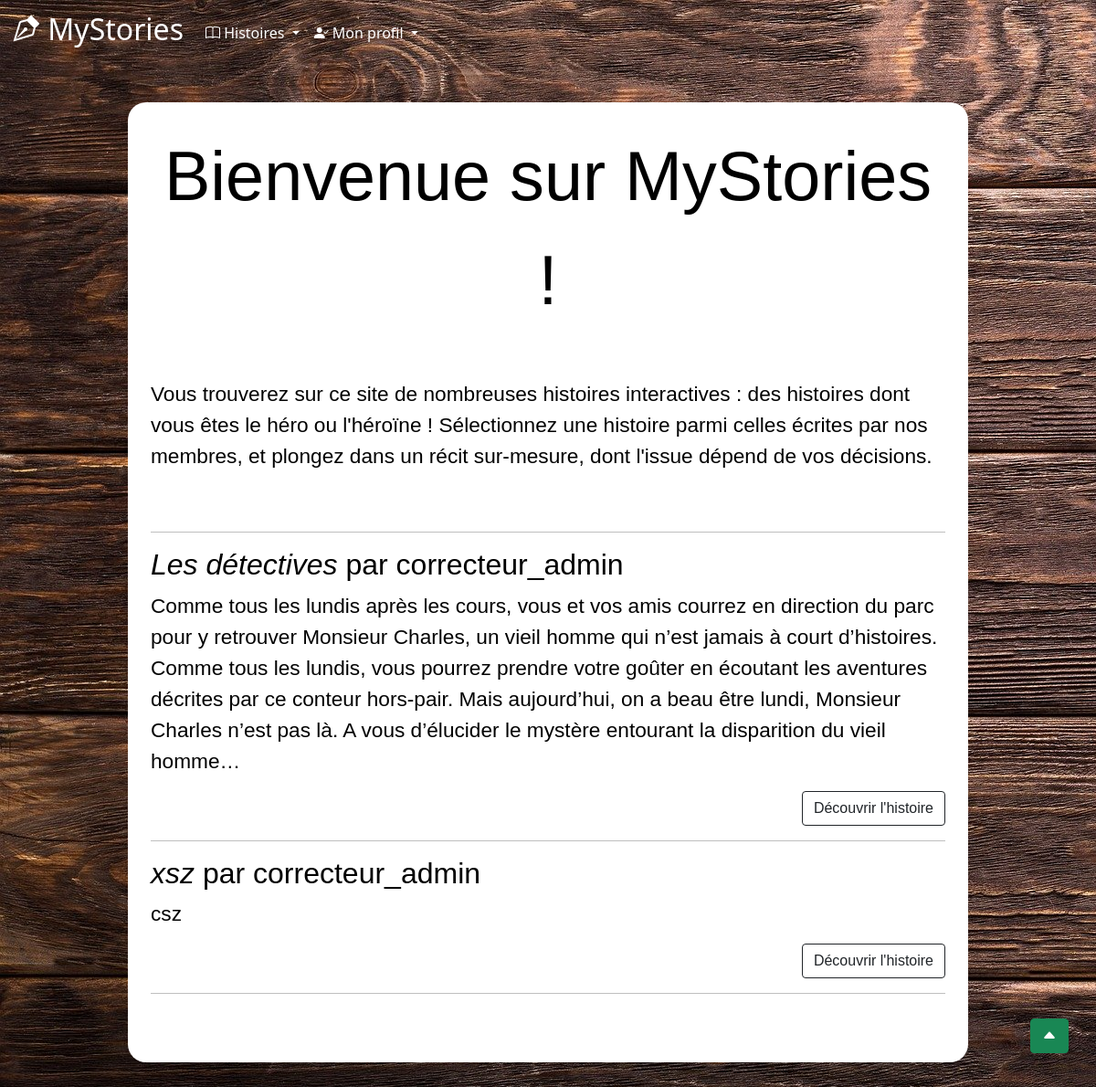
The app's page /index.php (signed in) with its own data.
### tables this page shows
CREATE TABLE `stories` (
  `id_story` int(11) NOT NULL,
  `title` varchar(50) DEFAULT NULL,
  `author` varchar(30) DEFAULT NULL,
  `nbChapters` int(11) DEFAULT NULL,
  `finished` tinyint(1) DEFAULT NULL,
  `date` date DEFAULT NULL,
  `hide` tinyint(1) NOT NULL,
  `summary` mediumtext NOT NULL,
  `nbrPoints` int(11) DEFAULT NULL
);

### Index.php (the view)
<?php include("includes/header.php") ?>
<?php include("includes/connect.php") ?>
<main>
  <div id="backgroundConnexion">
    <p class="titre"> Bienvenue sur MyStories ! </p>
    <br />
    <p>Vous trouverez sur ce site de nombreuses histoires interactives : des histoires dont vous êtes le héro ou l'héroïne ! Sélectionnez une histoire parmi celles écrites par nos membres, et plongez dans un récit sur-mesure, dont l'issue dépend de vos décisions.</p>
    <br />
    <hr />
    <div>
      <?php
      $requete = "SELECT * FROM stories WHERE hide='0'";
      $resultat = $bdd->query($requete);
      while ($histoire = $resultat->fetch()) {
        $valeur = $histoire["id_story"];
      ?>
        <div>
          <h2><em><?= $histoire['title'] ?></em> par <?= $histoire['author'] ?></h2>
          <p><?= $histoire['summary'] ?></p>
        </div>
        <div id="btn-lecture">
          <?php
          if (isset($_SESSION['login'])) {
            $link = "StorySummary.php?id=$valeur.php";
          } else {
            $link = "NonConnecte.php";
          }?>
          <a class="btn btn-outline-dark" href="<?= $link ?>" role="button">Découvrir l'histoire</a>
        </div>
        <hr />
      <?php
      }
      ?>
    </div>
    <br />
    <a class="btn btn-success" id="btnHautPage" href="#top" role="button" title="Haut de page"> <i class="bi bi-caret-up-fill"></i> </a>
  </div>
</main>
</body>
</html>

### style.css (style rules this page uses)
.accueil { background-image: url("images/fondBois.jpg"); }
body { background-color: black; color: white; }
.titre { font-size: 2cm; font-family: 'Trebuchet MS', 'Lucida Sans Unicode', 'Lucida Grande', 'Lucida Sans', Arial, sans-serif; text-align: center; }
main { margin: 20px 10%; color: black; padding: 20px; position: relative; background-size: cover; background-attachment: fixed; width: 80vw; font-size: 0.6cm; font-family: 'Trebuchet MS', 'Lucida Sans Unicode', 'Lucida Grande', 'Lucida Sans', Arial, sans-serif; }
#btn-lecture { display: flex; justify-content: flex-end; }
#backgroundConnexion { position: relative; top: 0; left: 0; min-height: 60vh; background: white; border-radius: 20px; padding: 25px; z-index: 1; }
#btnHautPage { position: fixed; bottom: 50px; right: 30px; }

### records on screen
stories: title "Les détectives", author "correcteur_admin", summary "Comme tous les lundis après les cours, vous et vos amis courrez en direction du parc pour y retrouver Monsieur Charles, un vieil homme qui n’est jamais à court d’histoires. Comme tous les lundis, vous pourrez prendre votre goûter en écoutant les aventures décrites par ce conteur hors-pair. Mais aujourd’hui, on a beau être lundi, Monsieur Charles n’est pas là. A vous d’élucider le mystère entourant la disparition du vieil homme…"
stories: title "xsz", author "correcteur_admin", summary "csz"
